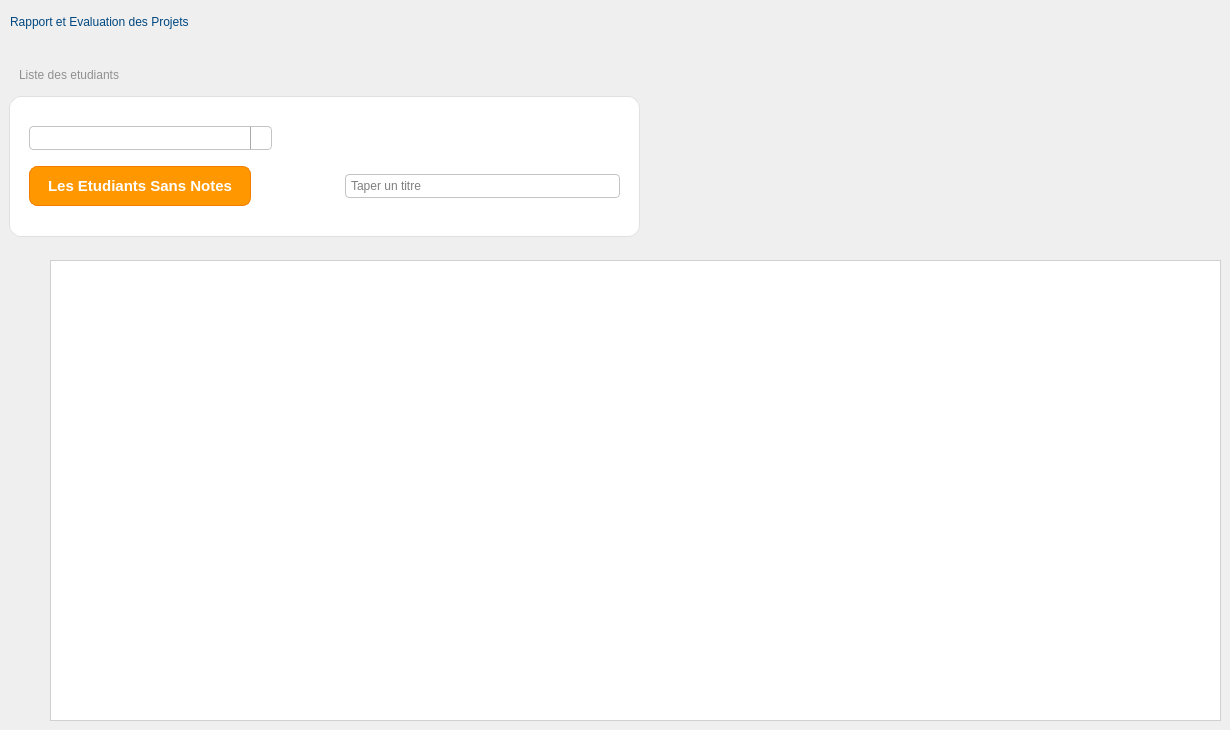
         <widget class="QWidget" name="evaluation_page">
          <widget class="QLabel" name="lbl_titre_evaluation">
           <property name="geometry">
            <rect>
             <x>10</x>
             <y>-9</y>
             <width>511</width>
             <height>61</height>
            </rect>
           </property>
           <property name="styleSheet">
            <string notr="true">    color: #004780;
font: bold 18pt &quot;Segoe UI&quot;;</string>
           </property>
           <property name="text">
            <string>Rapport et Evaluation des Projets</string>
           </property>
          </widget>
          <widget class="QWidget" name="widget_evaluation_2" native="true">
           <property name="geometry">
            <rect>
             <x>9</x>
             <y>60</y>
             <width>641</width>
             <height>181</height>
            </rect>
           </property>
           <widget class="QFrame" name="frame_evaluation">
            <property name="geometry">
             <rect>
              <x>0</x>
              <y>36</y>
              <width>631</width>
              <height>141</height>
             </rect>
            </property>
            <property name="styleSheet">
             <string notr="true">QLineEdit {
    /* Marge interne pour le texte et l'icône de la loupe */
    padding: 3px; 
    /* Bordure légèrement arrondie */
    border: 1px solid #C4C4C3;
    border-radius: 4px; 
}
QComboBox {
    /* Marge interne pour le texte */
    padding: 3px; 
    /* Bordure légèrement arrondie */
    border: 1px solid #C4C4C3;
    border-radius: 4px; 
}
QComboBox::drop-down {
    /* Rendre la flèche de la liste déroulante plus discrète */
    subcontrol-origin: padding;
    subcontrol-position: top right;
    width: 20px;

    border-left-width: 1px;
    border-left-color: darkgray;
    border-left-style: solid; 
    border-top-right-radius: 3px;
    border-bottom-right-radius: 3px;
}
QFrame{
    /* Fond blanc pour la carte */
    background-color: white; 
    
    /* Les coins arrondis */
    border-radius: 12px; 
    
    /* Bordure très fine et claire pour l'effet de profondeur */
    border: 1px solid #E0E0E0; 
    
    /* Padding interne pour séparer les outils des bords du frame */
    padding: 10px; 
}</string>
            </property>
            <property name="frameShape">
             <enum>QFrame::Shape::StyledPanel</enum>
            </property>
            <property name="frameShadow">
             <enum>QFrame::Shadow::Raised</enum>
            </property>
            <layout class="QHBoxLayout" name="horizontalLayout_21">
             <item>
              <layout class="QVBoxLayout" name="verticalLayout_18">
               <item>
                <layout class="QHBoxLayout" name="horizontalLayout_17">
                 <item>
                  <widget class="QComboBox" name="filtre_groupe_2">
                   <property name="minimumSize">
                    <size>
                     <width>100</width>
                     <height>0</height>
                    </size>
                   </property>
                   <property name="placeholderText">
                    <string/>
                   </property>
                  </widget>
                 </item>
                 <item>
                  <spacer name="horizontalSpacer_13">
                   <property name="orientation">
                    <enum>Qt::Orientation::Horizontal</enum>
                   </property>
                   <property name="sizeType">
                    <enum>QSizePolicy::Policy::Maximum</enum>
                   </property>
                   <property name="sizeHint" stdset="0">
                    <size>
                     <width>348</width>
                     <height>20</height>
                    </size>
                   </property>
                  </spacer>
                 </item>
                </layout>
               </item>
               <item>
                <layout class="QHBoxLayout" name="horizontalLayout_16">
                 <item>
                  <widget class="QPushButton" name="btn_etudiantsansnote">
                   <property name="styleSheet">
                    <string notr="true">QPushButton {
    background-color: #FF9800;
    color: white;
    font-size: 15px;
    font-weight: bold;
    padding: 10px 18px;
    border-radius: 8px;
    border: 1px solid #F57C00;
}

QPushButton:hover {
    background-color: #F57C00;
}

QPushButton:pressed {
    background-color: #EF6C00;
}</string>
                   </property>
                   <property name="text">
                    <string>Les Etudiants Sans Notes</string>
                   </property>
                   <property name="checkable">
                    <bool>true</bool>
                   </property>
                  </widget>
                 </item>
                 <item>
                  <spacer name="horizontalSpacer_12">
                   <property name="orientation">
                    <enum>Qt::Orientation::Horizontal</enum>
                   </property>
                   <property name="sizeType">
                    <enum>QSizePolicy::Policy::Maximum</enum>
                   </property>
                   <property name="sizeHint" stdset="0">
                    <size>
                     <width>88</width>
                     <height>20</height>
                    </size>
                   </property>
                  </spacer>
                 </item>
                 <item>
                  <widget class="QLineEdit" name="recherche">
                   <property name="placeholderText">
                    <string>Taper un titre</string>
                   </property>
                   <property name="clearButtonEnabled">
                    <bool>true</bool>
                   </property>
                  </widget>
                 </item>
                </layout>
               </item>
              </layout>
             </item>
            </layout>
           </widget>
           <widget class="QLabel" name="liste_etudiants_2">
            <property name="geometry">
             <rect>
              <x>10</x>
              <y>0</y>
              <width>201</width>
              <height>30</height>
             </rect>
            </property>
            <property name="styleSheet">
             <string notr="true">color:rgb(144, 144, 144);
font: bold 13pt &quot;Segoe UI&quot;;</string>
            </property>
            <property name="text">
             <string>Liste des etudiants</string>
            </property>
           </widget>
          </widget>
          <widget class="QTableView" name="table_evaluation">
           <property name="geometry">
            <rect>
             <x>50</x>
             <y>260</y>
             <width>1171</width>
             <height>461</height>
            </rect>
           </property>
           <property name="styleSheet">
            <string notr="true">QTableView {
    gridline-color: transparent; /* Enlève les lignes de grille */
    border: 1px solid #d0d0d0;
    background-color: #ffffff;
    alternate-background-color: #fafafa;
    outline: 0; /* Enlève le focus rectangle */
}

QTableView QHeaderView::section {
    text-align: center; 
    font-weight: bold;
    color: #404040; 
    background-color: #ffffff;
    padding: 8px;
    border: 1px solid #d0d0d0;
    border-bottom: 2px solid #d0d0d0; /* Garde juste la bordure basse pour l'en-tête */
}

QTableView::item {
    border: none; /* Supprime toutes les bordures des items */
    padding: 8px;
    background-color: #ffffff;
}

/* Pour les lignes alternées */
QTableView::item:alternate {
    background-color: #fafafa;
}

/* Sélection */
QTableView::item:selected {
    background-color: #3498db;
    color: white;
}

/* Scrollbar pour rester cohérent */
QScrollBar:vertical {
    background-color: #ffffff;
    width: 12px;
}

QScrollBar::handle:vertical {
    background-color: #e0e0e0;
    border-radius: 6px;
}</string>
           </property>
           <property name="frameShape">
            <enum>QFrame::Shape::NoFrame</enum>
           </property>
           <property name="alternatingRowColors">
            <bool>true</bool>
           </property>
           <property name="selectionMode">
            <enum>QAbstractItemView::SelectionMode::SingleSelection</enum>
           </property>
           <property name="showGrid">
            <bool>false</bool>
           </property>
           <attribute name="horizontalHeaderStretchLastSection">
            <bool>true</bool>
           </attribute>
           <attribute name="verticalHeaderVisible">
            <bool>false</bool>
           </attribute>
          </widget>
         </widget>
